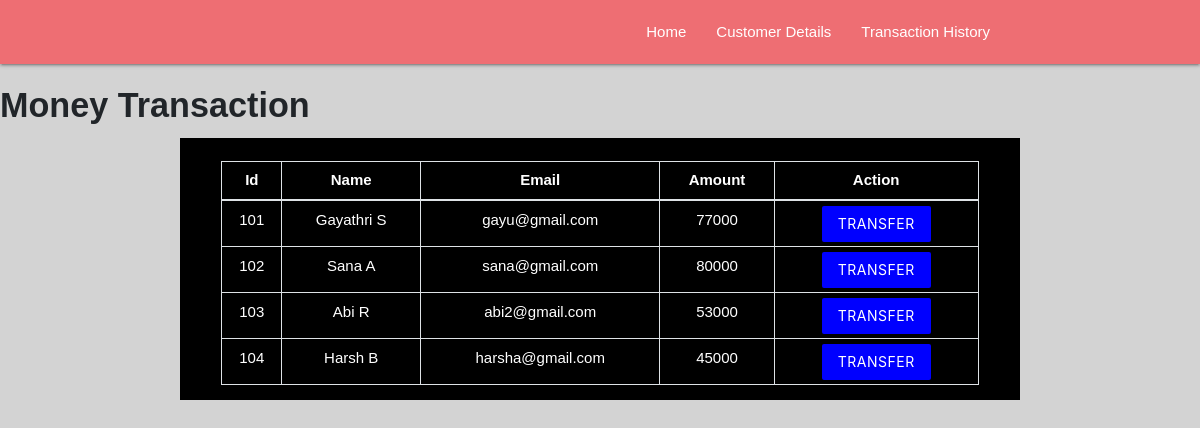
The page /php/transfermoney.php on the database its author committed.
### tables this page shows
CREATE TABLE `clients` (
  `c_id` int(3) NOT NULL,
  `c_name` varchar(20) NOT NULL,
  `c_mail` varchar(20) DEFAULT NULL,
  `c_balance` int(10) NOT NULL
);

### php/transfermoney.php (the view, shortened to what this page needs)
<!DOCTYPE html>
<html lang="en">
<head>
    <link rel="stylesheet" href="https://maxcdn.bootstrapcdn.com/bootstrap/4.0.0/css/bootstrap.min.css">
    <link rel="stylesheet" href="../css/style.css">
    <link rel="stylesheet" href="https://cdnjs.cloudflare.com/ajax/libs/materialize/1.0.0/css/materialize.min.css">
</head>
<body style="background-color:lightgray">
    <?php
    include './connection.php';
    $sql = "SELECT * FROM clients";
    $result = mysqli_query($conn, $sql);
    ?>
    <?php
    include './navbar.php';
    ?>
        <h4><b>Money Transaction</b></h4>
    <div class="container" style="background-color:black;color:white">
        <br />
        <div class="row">
            <div class="col">
                <div class="container-fluid table-responsive-sm">
                    <table class="table table-hover table-sm table-striped table-condensed table-bordered">
                        <thead>
                            <tr>
                                <th scope="col" class="text-center py-2">Id</th>
                                <th scope="col" class="text-center py-2">Name</th>
                                <th scope="col" class="text-center py-2">Email</th>
                                <th scope="col" class="text-center py-2">Amount</th>
                                <th scope="col" class="text-center py-2">Action</th>
                            </tr>
                        </thead>
                        <tbody>
                            <?php
                            if (isset($result)) {
                                while ($rows = mysqli_fetch_assoc($result)) {
                            ?>
                                    <tr>
                                        <td class="center py-2"><?php echo (isset($rows['c_id']) ? $rows['c_id'] : ''); ?></td>
                                        <td class="center py-2"><?php echo (isset($rows['c_name']) ? $rows['c_name'] : ''); ?></td>
                                        <td class="center py-2"><?php echo (isset($rows['c_mail']) ? $rows['c_mail'] : ''); ?></td>
                                        <td class="center py-2"><?php echo (isset($rows['c_balance']) ? $rows['c_balance'] : ''); ?></td>
                                        <td class="center"><a href="transaction.php?c_id=<?php echo $rows['c_id']; ?>"> <button class="btn" name="submit" type="submit" id="myBtn" style="background-color:blue;color:white">Transfer</button></a></td>
                                    </tr>
                            <?php
                                }
                            }
                            ?>
                        </tbody>
                    </table>
                </div>
            </div>
        </div>
    </div>
</body>
</html>

### php/navbar.php (shortened to what this page needs)
<!doctype html>
<html lang="en">
<head>
</head>
<body>
  <nav>
    <div class="container">
      <ul id="nav-mobile" class="right hide-on-med-and-down">
        <li><a href="../index.php">Home</a></li>
        <li><a href="transfermoney.php">Customer Details</a></li>
        <li><a href="transactionhistory.php">Transaction History</a></li>
      </ul>
    </div>
  </nav>
</body>
</html>

### css/style.css (style rules this page uses)
body { font-family: Arial, Helvetica, sans-serif; margin: 0; }

### php/navbar.php (style rules this page uses)
a:link { color: white; }

### rows shown on the page
clients: c_id "101", c_name "Gayathri S", c_mail "gayu@gmail.com", c_balance "77000"
clients: c_id "102", c_name "Sana A", c_mail "sana@gmail.com", c_balance "80000"
clients: c_id "103", c_name "Abi R", c_mail "abi2@gmail.com", c_balance "53000"
clients: c_id "104", c_name "Harsh B", c_mail "harsha@gmail.com", c_balance "45000"
